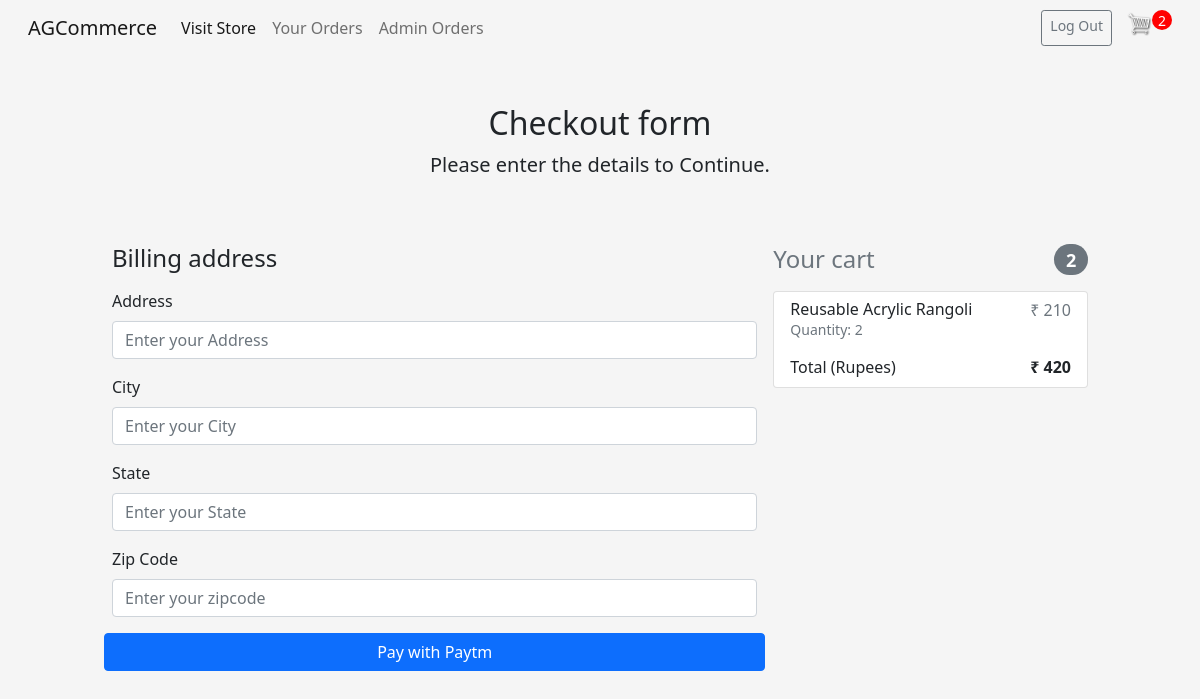
/checkout/ (signed in), run on an earlier commit of the app's database.
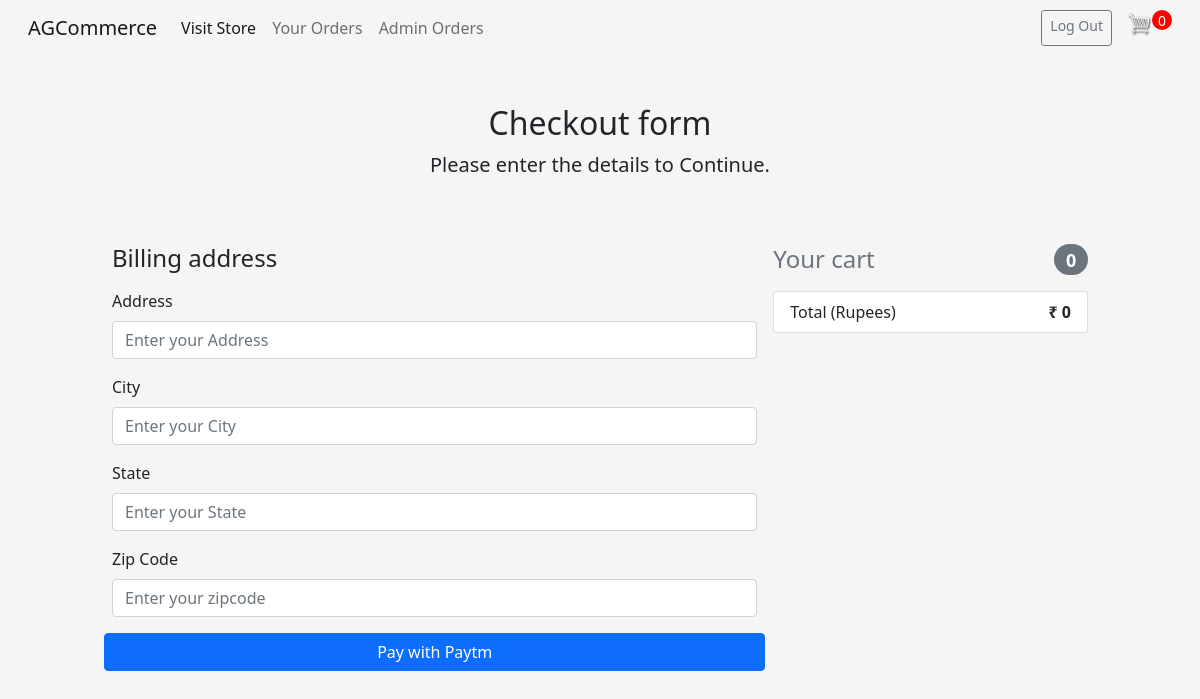
And on a later commit of the database.
### store/models.py (models this page shows, shortened)
class Order(models.Model):
	username = models.ForeignKey(User, on_delete=models.SET_NULL, null=True, blank=True)
	date_ordered = models.DateTimeField(auto_now_add=True)
	complete = models.BooleanField(default=False)
	transaction_id = models.CharField(max_length=100, null=True)
	address=models.TextField(null=True)
	@property
	def get_cart_total(self):
		orderitems = self.orderitem_set.all()
		total = sum([item.get_total for item in orderitems])
		return total
	@property
	def get_cart_items(self):
		orderitems = self.orderitem_set.all()
		total = sum([item.quantity for item in orderitems])
		return total

class OrderItem(models.Model):
	product = models.ForeignKey(Product, on_delete=models.SET_NULL, null=True)
	order = models.ForeignKey(Order, on_delete=models.SET_NULL, null=True)
	quantity = models.IntegerField(default=0, null=True, blank=True)
	@property
	def get_total(self):
		total = self.product.price * self.quantity
		return total

class Product(models.Model):
	name = models.CharField(max_length=200)
	price = models.IntegerField()
	image = models.TextField(null=True, blank=True)
	desc=models.TextField(null=True)

### store/views.py (the view)
# urls.py: path('checkout/', views.checkout, name="checkout"),
def checkout(request):
    if request.user.is_authenticated:
        context=getdictionary(request)
        return render(request, 'store/checkout.html', context)
    return redirect('/login')

### store/views.py (called while the page is built)
def getdictionary(request):
    products=Product.objects.all()
    username = request.user
    order, created = Order.objects.get_or_create(username=username, complete=False)
    items = order.orderitem_set.all()
    cartItems=order.get_cart_items
    context={'items':items,'order':order,"cartItems":cartItems,"products":products}
    return context

### store/templates/store/checkout.html (shortened to what this page needs)
{% extends 'store/main.html' %}
{% load static %}
{% block content %}
<div class="container col-10 mb-5">
  <main>
    <div class="py-5 text-center">
      <h2>Checkout form</h2>
      <p class="lead">Please enter the details to Continue.</p>
    </div>
    <div class="row g-3">
      <div class="col-md-5 col-lg-4 order-md-last">
        <h4 class="d-flex justify-content-between align-items-center mb-3">
          <span class="text-muted">Your cart</span>
          <span class="badge bg-secondary rounded-pill">{{order.get_cart_items}}</span>
        </h4>
        <ul class="list-group mb-3">
          {% for item in items %}
              <li class="list-group-item d-flex justify-content-between lh-sm">
                <div>
                  <h6 class="my-0">{{item.product.name}}</h6>
                  <small class="text-muted">Quantity: {{item.quantity}}</small>
                </div>
                <span class="text-muted">₹ {{item.product.price}}</span>
              </li>
          {% endfor %}
          <li class="list-group-item d-flex justify-content-between">
            <span>Total (Rupees)</span>
            <strong>₹ {{order.get_cart_total}}</strong>
          </li>
        </ul>
      </div>
      <div class="col-md-7 col-lg-8">
        <h4 class="mb-3">Billing address</h4>
        <form class="needs-validation" action="/processorder" method="POST" novalidate>{% csrf_token %}
          <div class="row g-3">
            <div class="col-12">
              <label for="address" class="form-label">Address</label>
              <input type="text" class="form-control" id="address" placeholder="Enter your Address" value="" name="address" required>
            </div>
            <div class="col-12">
               <label for="city" class="form-label">City</label>
               <input type="text" class="form-control" id="city" placeholder="Enter your City" value="" name="city" required>
             </div>
             <div class="col-12">
               <label for="state" class="form-label">State</label>
               <input type="text" class="form-control" id="state" placeholder="Enter your State" value="" name="state" required>
             </div>
             <div class="col-12">
               <label for="zipcode" class="form-label">Zip Code</label>
               <input type="text" class="form-control" id="zipcode" placeholder="Enter your zipcode" value="" name="zipcode" required>
             </div>
             <button id="form-button2" class="w-100 btn btn-primary btn-md hidden" type="submit">Pay with Paytm</button>
      </form>
      </div>
    </div>
  </main>
{% endblock content %}

What changed in the data, as far as the page shows it:
no longer on this page (row edited): Order: get_cart_items "2", get_cart_total "420"
no longer on this page (row unchanged): OrderItem: product.name "Reusable Acrylic Rangoli", quantity "2", product.price "210"
added Order: get_cart_items "0", get_cart_total "0"
Also different on the page:
{{ cartItems }}: "2" → "0"
